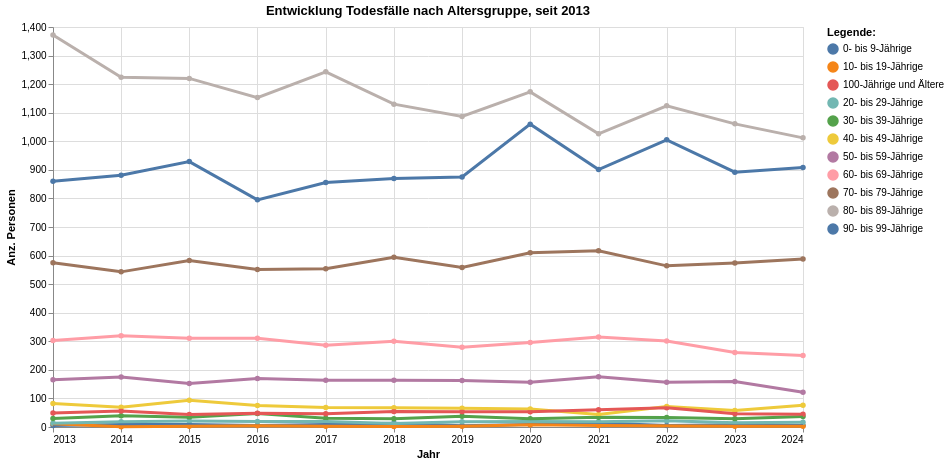

This figure's notebook cell:
### Code cell
grafik1 = mypy_dv.plot_altair_multiline_highlight(
    data = myAgg1.reset_index().sort_values('AlterV10Cd', ascending=True)
    ,x = 'StichtagDatJahr:T'
    ,y = 'sum_AnzSterWir:Q'
    ,x_beschriftung = 'Jahr'
    , y_beschriftung = 'Anz. Personen'
    ,category = "AlterV10Lang:N"
    ,category_beschriftung= 'Legende:'
    ,warning_status = "ignore" #always or ignore
    ,myTitle="Entwicklung Todesfälle nach Altersgruppe, seit "+data_min_date
)
grafik1

### Figure 1 — Vega-Lite specification as saved in the notebook (floating-point values rounded to 4 significant figures; data arrays with more than 128 entries replaced by an {"elided": "..."} marker saying what was removed)
{"config": {"view": {"continuousWidth": 300, "continuousHeight": 300}}, "layer": [{"mark": {"type": "circle"}, "encoding": {"color": {"field": "AlterV10Lang", "legend": {"orient": "right", "title": "Legende:"}, "type": "nominal"}, "opacity": {"value": 1.3}, "tooltip": [{"field": "StichtagDatJahr", "type": "temporal"}, {"field": "AlterV10Lang", "type": "nominal"}, {"field": "sum_AnzSterWir", "type": "quantitative"}], "x": {"axis": {"title": "Jahr"}, "field": "StichtagDatJahr", "type": "temporal"}, "y": {"axis": {"title": "Anz. Personen"}, "field": "sum_AnzSterWir", "type": "quantitative"}}, "name": "view_1", "title": "Entwicklung Todesfälle nach Altersgruppe, seit 2013"}, {"mark": {"type": "line"}, "encoding": {"color": {"field": "AlterV10Lang", "legend": {"orient": "right", "title": "Legende:"}, "type": "nominal"}, "size": {"condition": {"test": {"not": {"param": "param_1"}}, "value": 1.2}, "value": 3}, "tooltip": [{"field": "StichtagDatJahr", "type": "temporal"}, {"field": "AlterV10Lang", "type": "nominal"}, {"field": "sum_AnzSterWir", "type": "quantitative"}], "x": {"axis": {"title": "Jahr"}, "field": "StichtagDatJahr", "type": "temporal"}, "y": {"axis": {"title": "Anz. Personen"}, "field": "sum_AnzSterWir", "type": "quantitative"}}, "title": "Entwicklung Todesfälle nach Altersgruppe, seit 2013"}], "data": {"name": "data-73548b7108367055eb44b233bff65116"}, "height": 400, "params": [{"name": "param_1", "select": {"type": "point", "fields": ["AlterV10Lang:N"], "nearest": true, "on": "pointerover"}, "views": ["view_1"]}], "width": 750, "$schema": "https://vega.github.io/schema/vega-lite/v5.8.0.json", "datasets": {"data-73548b7108367055eb44b233bff65116": {"elided": "131 records"}}}
